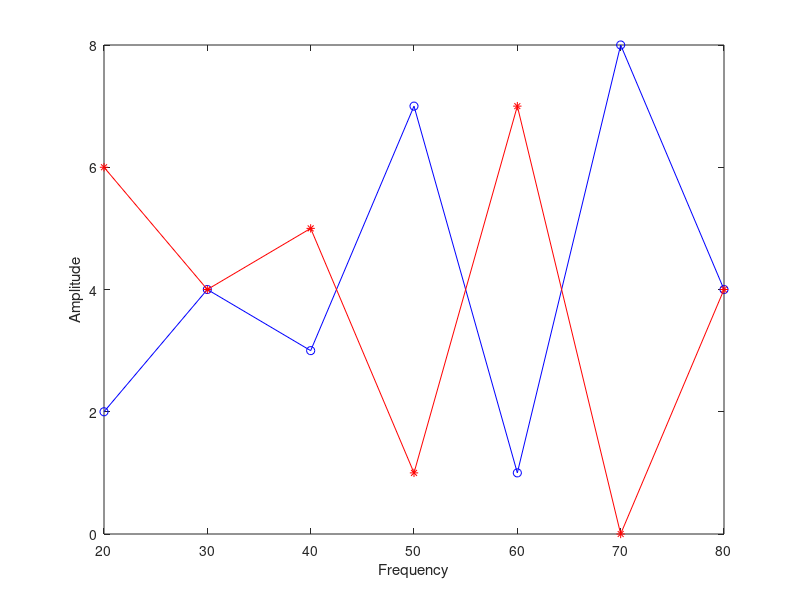

Reproduce this figure in MATLAB. (Note: this script raises an error after producing the figure.)
clear all,clf, clc,tic
%graphics_toolkit gnuplot %use this for now it's older but allows zoom
freq=[20,30,40,50,60,70,80];
amp_orig=[2,4,3,7,1,8,4];
amp_inv=[6,4,5,1,7,0,4];


plot(freq,amp_orig,'-bo')
hold on
plot(freq,amp_inv,'-r*')
xlabel ("Frequency");
ylabel ("Amplitude");
[x0,y0,iout,jout] = intersections(freq,amp_orig,freq,amp_inv)